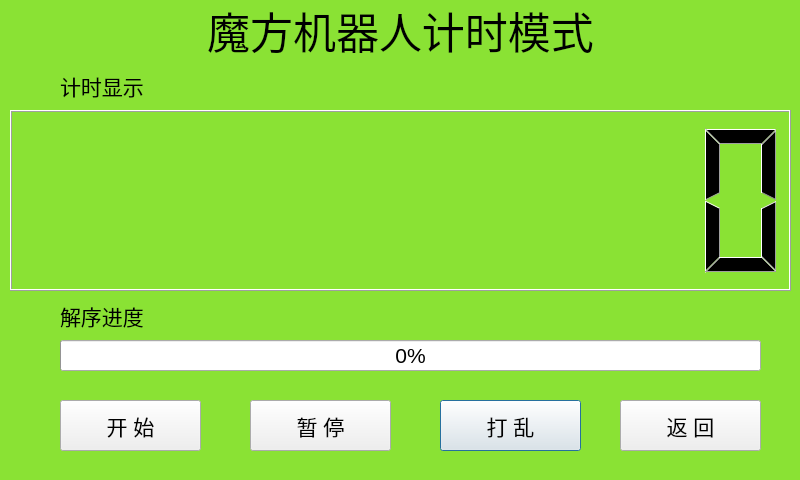
<?xml version="1.0" encoding="UTF-8"?>
<ui version="4.0">
 <class>SimpleMode</class>
 <widget class="QDialog" name="SimpleMode">
  <property name="geometry">
   <rect>
    <x>0</x>
    <y>0</y>
    <width>800</width>
    <height>480</height>
   </rect>
  </property>
  <property name="windowTitle">
   <string>Dialog</string>
  </property>
  <property name="styleSheet">
   <string notr="true">QDialog#SimpleMode{
	
	background-color: rgb(138, 226, 52);
}</string>
  </property>
  <widget class="QLabel" name="titlelabel">
   <property name="geometry">
    <rect>
     <x>0</x>
     <y>0</y>
     <width>801</width>
     <height>61</height>
    </rect>
   </property>
   <property name="font">
    <font>
     <pointsize>32</pointsize>
    </font>
   </property>
   <property name="text">
    <string>魔方机器人计时模式</string>
   </property>
   <property name="alignment">
    <set>Qt::AlignCenter</set>
   </property>
  </widget>
  <widget class="QPushButton" name="btn_random">
   <property name="geometry">
    <rect>
     <x>440</x>
     <y>400</y>
     <width>141</width>
     <height>51</height>
    </rect>
   </property>
   <property name="font">
    <font>
     <pointsize>16</pointsize>
    </font>
   </property>
   <property name="text">
    <string>打 乱</string>
   </property>
  </widget>
  <widget class="QLCDNumber" name="lcdNumber">
   <property name="geometry">
    <rect>
     <x>10</x>
     <y>110</y>
     <width>781</width>
     <height>181</height>
    </rect>
   </property>
   <property name="digitCount">
    <number>9</number>
   </property>
  </widget>
  <widget class="QLabel" name="label_4">
   <property name="geometry">
    <rect>
     <x>60</x>
     <y>300</y>
     <width>701</width>
     <height>31</height>
    </rect>
   </property>
   <property name="font">
    <font>
     <pointsize>16</pointsize>
    </font>
   </property>
   <property name="text">
    <string>解序进度</string>
   </property>
   <property name="alignment">
    <set>Qt::AlignLeading|Qt::AlignLeft|Qt::AlignVCenter</set>
   </property>
  </widget>
  <widget class="QPushButton" name="btn_stop">
   <property name="geometry">
    <rect>
     <x>250</x>
     <y>400</y>
     <width>141</width>
     <height>51</height>
    </rect>
   </property>
   <property name="font">
    <font>
     <pointsize>16</pointsize>
    </font>
   </property>
   <property name="text">
    <string>暂 停</string>
   </property>
  </widget>
  <widget class="QLabel" name="label_3">
   <property name="geometry">
    <rect>
     <x>60</x>
     <y>70</y>
     <width>701</width>
     <height>31</height>
    </rect>
   </property>
   <property name="font">
    <font>
     <pointsize>16</pointsize>
    </font>
   </property>
   <property name="text">
    <string>计时显示</string>
   </property>
   <property name="alignment">
    <set>Qt::AlignLeading|Qt::AlignLeft|Qt::AlignVCenter</set>
   </property>
  </widget>
  <widget class="QPushButton" name="btn_start">
   <property name="geometry">
    <rect>
     <x>60</x>
     <y>400</y>
     <width>141</width>
     <height>51</height>
    </rect>
   </property>
   <property name="font">
    <font>
     <pointsize>16</pointsize>
    </font>
   </property>
   <property name="text">
    <string>开 始</string>
   </property>
  </widget>
  <widget class="QPushButton" name="btn_back">
   <property name="geometry">
    <rect>
     <x>620</x>
     <y>400</y>
     <width>141</width>
     <height>51</height>
    </rect>
   </property>
   <property name="font">
    <font>
     <pointsize>16</pointsize>
    </font>
   </property>
   <property name="text">
    <string>返 回</string>
   </property>
  </widget>
  <widget class="QProgressBar" name="progressBar">
   <property name="geometry">
    <rect>
     <x>60</x>
     <y>340</y>
     <width>701</width>
     <height>31</height>
    </rect>
   </property>
   <property name="font">
    <font>
     <pointsize>16</pointsize>
    </font>
   </property>
   <property name="value">
    <number>0</number>
   </property>
  </widget>
 </widget>
 <resources/>
 <connections/>
</ui>
